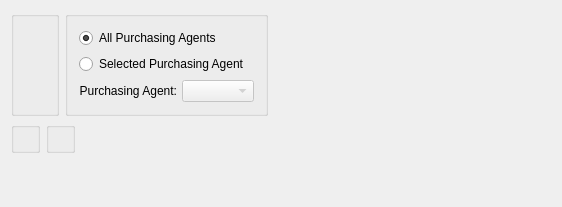
<?xml version="1.0" encoding="UTF-8"?>
<ui version="4.0">
 <comment>This file is part of the xTuple ERP: PostBooks Edition, a free and
open source Enterprise Resource Planning software suite,
Copyright (c) 1999-2018 by OpenMFG LLC, d/b/a xTuple.
It is licensed to you under the Common Public Attribution License
version 1.0, the full text of which (including xTuple-specific Exhibits)
is available at www.xtuple.com/CPAL.  By using this software, you agree
to be bound by its terms.</comment>
 <class>dspPoDeliveryDateVariancesByItem</class>
 <widget class="QWidget" name="dspPoDeliveryDateVariancesByItem">
  <property name="geometry">
   <rect>
    <x>0</x>
    <y>0</y>
    <width>562</width>
    <height>207</height>
   </rect>
  </property>
  <property name="windowTitle">
   <string>Purchase Order Delivery Date Variances by Item</string>
  </property>
  <layout class="QVBoxLayout" name="verticalLayout">
   <item>
    <layout class="QHBoxLayout" name="horizontalLayout">
     <item>
      <widget class="QGroupBox" name="_itemGroup">
       <property name="title">
        <string/>
       </property>
       <layout class="QGridLayout" name="gridLayout_3">
        <item row="0" column="0">
         <widget class="ItemCluster" name="_item"/>
        </item>
        <item row="1" column="0">
         <spacer>
          <property name="orientation">
           <enum>Qt::Vertical</enum>
          </property>
          <property name="sizeType">
           <enum>QSizePolicy::Preferred</enum>
          </property>
          <property name="sizeHint" stdset="0">
           <size>
            <width>20</width>
            <height>0</height>
           </size>
          </property>
         </spacer>
        </item>
       </layout>
      </widget>
     </item>
     <item>
      <widget class="QGroupBox" name="_agentGroup">
       <property name="title">
        <string/>
       </property>
       <layout class="QGridLayout" name="gridLayout_2">
        <item row="0" column="0">
         <widget class="QRadioButton" name="_allPurchasingAgents">
          <property name="text">
           <string>All Purchasing Agents</string>
          </property>
          <property name="checked">
           <bool>true</bool>
          </property>
         </widget>
        </item>
        <item row="1" column="0">
         <widget class="QRadioButton" name="_selectedPurchasingAgent">
          <property name="text">
           <string>Selected Purchasing Agent</string>
          </property>
         </widget>
        </item>
        <item row="2" column="0">
         <layout class="QHBoxLayout">
          <property name="spacing">
           <number>5</number>
          </property>
          <item>
           <widget class="QLabel" name="_agentLit">
            <property name="text">
             <string>Purchasing Agent:</string>
            </property>
            <property name="alignment">
             <set>Qt::AlignRight|Qt::AlignTrailing|Qt::AlignVCenter</set>
            </property>
           </widget>
          </item>
          <item>
           <widget class="XComboBox" name="_agent">
            <property name="enabled">
             <bool>false</bool>
            </property>
           </widget>
          </item>
         </layout>
        </item>
       </layout>
      </widget>
     </item>
     <item>
      <spacer name="horizontalSpacer_2">
       <property name="orientation">
        <enum>Qt::Horizontal</enum>
       </property>
       <property name="sizeHint" stdset="0">
        <size>
         <width>0</width>
         <height>20</height>
        </size>
       </property>
      </spacer>
     </item>
    </layout>
   </item>
   <item>
    <layout class="QHBoxLayout" name="horizontalLayout_2">
     <item>
      <widget class="WarehouseGroup" name="_warehouse">
       <property name="title">
        <string/>
       </property>
       <property name="fixedSize">
        <bool>false</bool>
       </property>
      </widget>
     </item>
     <item>
      <widget class="QGroupBox" name="_dateGroup">
       <property name="title">
        <string/>
       </property>
       <layout class="QGridLayout" name="gridLayout">
        <item row="0" column="0">
         <widget class="DateCluster" name="_dates"/>
        </item>
       </layout>
      </widget>
     </item>
     <item>
      <spacer name="horizontalSpacer_3">
       <property name="orientation">
        <enum>Qt::Horizontal</enum>
       </property>
       <property name="sizeHint" stdset="0">
        <size>
         <width>0</width>
         <height>20</height>
        </size>
       </property>
      </spacer>
     </item>
    </layout>
   </item>
   <item>
    <spacer name="verticalSpacer">
     <property name="orientation">
      <enum>Qt::Vertical</enum>
     </property>
     <property name="sizeHint" stdset="0">
      <size>
       <width>20</width>
       <height>1</height>
      </size>
     </property>
    </spacer>
   </item>
  </layout>
 </widget>
 <layoutdefault spacing="6" margin="11"/>
 <customwidgets>
  <customwidget>
   <class>DateCluster</class>
   <extends>QWidget</extends>
   <header>datecluster.h</header>
   <container>1</container>
  </customwidget>
  <customwidget>
   <class>ItemCluster</class>
   <extends>QWidget</extends>
   <header>itemcluster.h</header>
   <container>1</container>
  </customwidget>
  <customwidget>
   <class>WarehouseGroup</class>
   <extends>QGroupBox</extends>
   <header>warehousegroup.h</header>
   <container>1</container>
  </customwidget>
  <customwidget>
   <class>XComboBox</class>
   <extends>QComboBox</extends>
   <header>xcombobox.h</header>
  </customwidget>
 </customwidgets>
 <tabstops>
  <tabstop>_item</tabstop>
  <tabstop>_warehouse</tabstop>
  <tabstop>_dates</tabstop>
  <tabstop>_allPurchasingAgents</tabstop>
  <tabstop>_agent</tabstop>
 </tabstops>
 <resources/>
 <connections>
  <connection>
   <sender>_selectedPurchasingAgent</sender>
   <signal>toggled(bool)</signal>
   <receiver>_agent</receiver>
   <slot>setEnabled(bool)</slot>
   <hints>
    <hint type="sourcelabel">
     <x>534</x>
     <y>58</y>
    </hint>
    <hint type="destinationlabel">
     <x>640</x>
     <y>82</y>
    </hint>
   </hints>
  </connection>
 </connections>
</ui>
